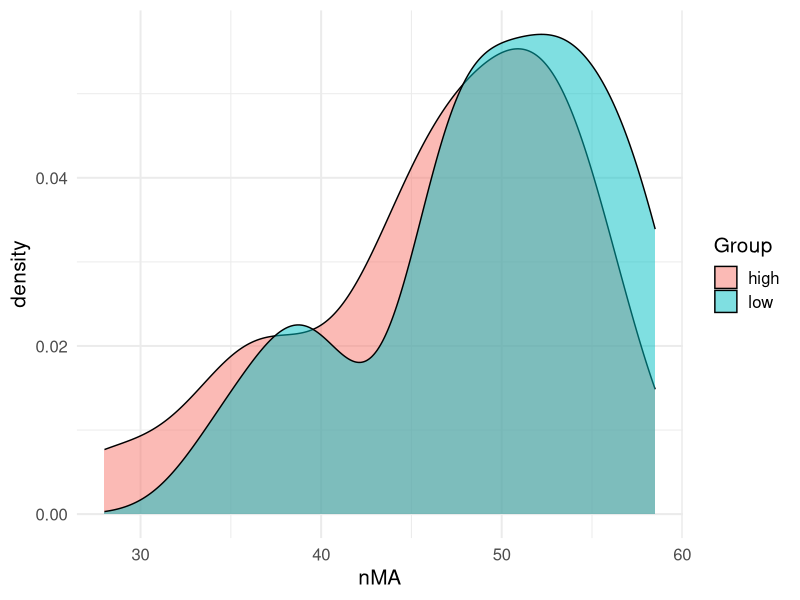

R code for this plot: (Note: this script raises an error after producing the figure.)
## ---- chunk 1
library(knitr) # for include_graphics() 
library(dplyr)
library(forcats)
library(ggplot2)
## ---- chunk 2
library(knitr) # for include_graphics() 
library(dplyr)
library(forcats)
library(readr)
library(ggplot2)
library(broom) 
library(tidyr)
library(ggplot2)
library(tibble)
## ---- chunk 3
2*pnorm(-1.67)
## ---- chunk 4
nMA<- c(34.5, 37.5, 39.5, 40,45.5, 47,47,47.5,48.7, 49, 51,51,52,53,54,54,55,56.5,57,58.5,58.5,28,35,37,37,43.5,44,45.5,46,48,48.3,48.7,51,52,53,53,54,54,55)
Group<-c((rep("low",21)),rep("high",18))

pku <- data.frame(Group,nMA)
head(pku)
## ---- chunk 5
group_by(pku,Group) %>%
  summarise(
    count = n(),
    median = median(nMA, na.rm = TRUE),
    IQR = IQR(nMA, na.rm = TRUE)
  )
## ---- chunk 6
ggplot(pku, aes(x = nMA)) + 
  geom_density(aes(fill = Group), alpha = 0.5) +
  theme_minimal(base_size = 15)
## ---- chunk 7
wilcox.test(nMA ~ Group, data=pku,paired=F)
## ---- chunk 8
# Read CSV into R
nhanes <- read.csv(file="nhanes.csv", header=TRUE, sep=",")
names(nhanes)
## ---- chunk 9
boxplot(bmxht~gender,data=nhanes, main="Height in cm by gender")
malesht <- nhanes$bmxht[nhanes$gender=="Male"]
femalesht <- nhanes$bmxht[nhanes$gender=="Female"]
## ---- chunk 10
ggplot(nhanes, aes(x = bmxht)) + 
  geom_density(aes(fill=gender), alpha=0.1) +
  theme_minimal(base_size = 15)
## ---- chunk 11
t.test(malesht, femalesht, paired=F)
## ---- chunk 12
wilcox.test(malesht,femalesht,paired=F)
## ---- chunk 13
Change<-c(12,13,-2,-1,10,-3,-1,13,-1,-2,20,28,0)
test1<-c(65,87,77,90,70,84,92,83,85,91,68,72,81)
test2<-c(77,100,75,89,80,81,91,96,84,89,88,100,81)
prepost<-data.frame(Change,test1,test2)
## ---- chunk 14
ggplot(prepost) + 
  geom_density(aes(test1), col="blue") +
  geom_density(aes(test2), col="green") +
  theme_minimal(base_size = 15)
## ---- chunk 15
2*pnorm(-1.412)
## ---- chunk 16
wilcox.test(test1,test2,paired=T, correct=FALSE)
## ---- chunk 17
t.test(test1,test2,paired=TRUE)
## ---- chunk 18
hist(Change)
## ---- chunk 19
##students you could tinker with this code to see what happens if you add outliers, or shift the outcomes for a group
treatment <- c(rep("Group1", 4), rep("Group2", 5), rep("Group3", 6), rep("Group4", 7))
outcome <- c(30, 46, 99, 95,  # group1
                  3, 14, 16, 41, 47, #group2
                  5, 4, 4, 4, 10, 9, #group3
                  24, 30, 43, 51, 62, 32, 96 ) #group4 

KW_data <- data.frame(treatment, outcome)
kruskal.test(outcome~ treatment, data=KW_data)
